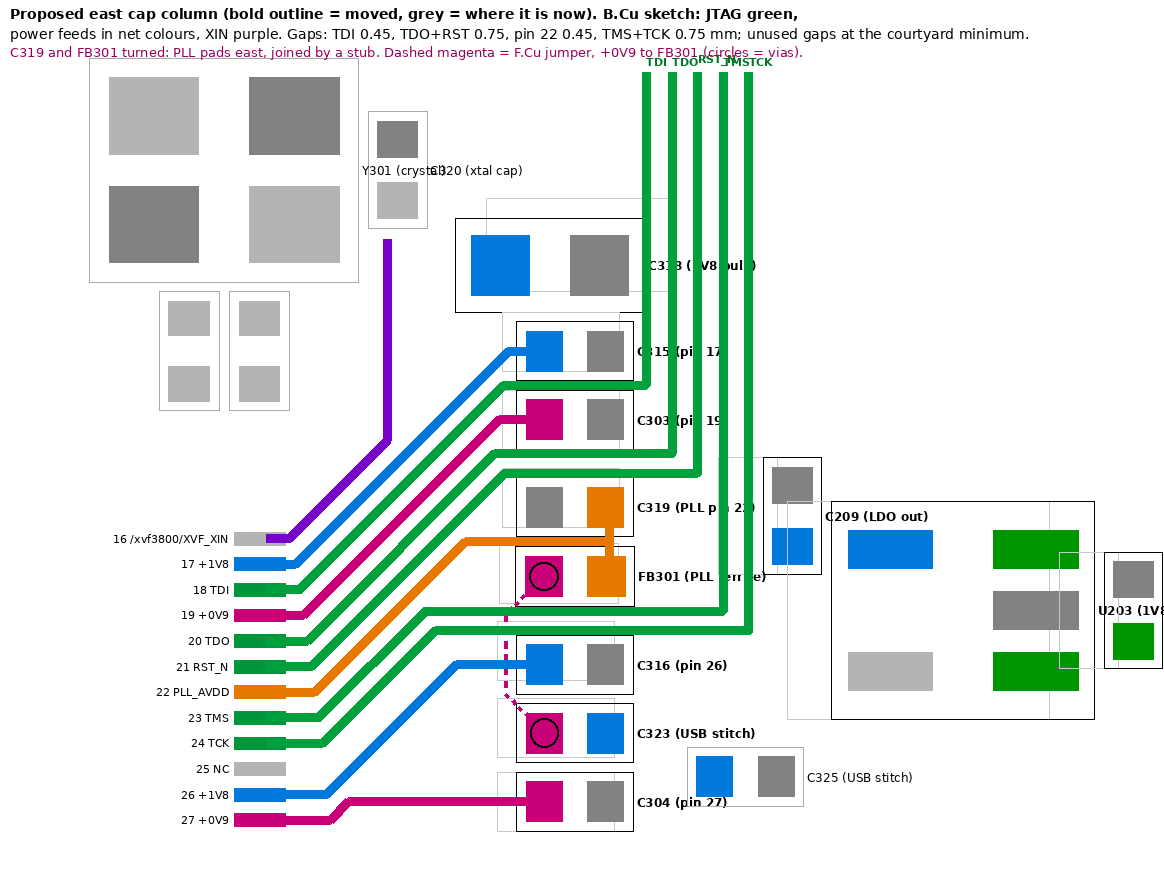

The Python source for this figure:
"""Proposed east-cap-column positions (uneven gaps) for the JTAG escape, 2026-11-20. Dry run only.
Second version: FB301 (PLL ferrite) sits in the column under C319, as the user placed it. Both are
turned so their PLL_AVDD pads face east and meet on a short stub; pin 22's feed enters through the
gap between them. FB301's +0V9 pad (west) gets a via and an F.Cu jumper under the module to C323's
+0V9 pad (the F.Cu east of x 155 is blocked by the ESP32 module's east pad row).
The script
reads the board, moves copies of the pads, sketches the JTAG lines and power feeds on B.Cu as 45-degree
jog routes and measures the copper clearances. Writes column_proposal.png beside this script."""
import math
import sys
sys.path.insert(0, "tools")
from place_tidy import BOARD, Part
from sexpr import parse, children
from PIL import Image, ImageDraw, ImageFont

OUT = "verification/jtag-proposal-2026-11-20/column_proposal.png"
W = 0.15                      # track width
COLX = 154.6868               # column x as the user left it
# proposed centre per part: (x, y). Column: C304 fixed at pin 27; 1.07 pitch where nothing passes,
# 1.52 for two lines (0.9 pad gap = 3 x 0.2 clearance + 2 x 0.15), 1.17 for one line (0.55 gap).

# (x, y, rotation), stacked up from C304 (fixed level with pin 27, just north of the USB pair).
# Pad gaps: 0.45 where one line passes, 0.75 for two (0.15 clearance, the Default rule), courtyard
# minimum (0.15) where nothing passes. The column moves DX east so the steepest fan line (pin 17,
# rising ~3.5 mm) fits at 45 degrees; FB301's via-in-pad then still clears the module's F.Cu pad row.
DX = 0.30
CX = COLX + DX
PADH = {"C": 0.62, "FB": 0.64}             # pad heights (0402 cap, 0402 ferrite)
STACK = [("C304", None), ("C323", 0.45), ("C316", 0.45), ("FB301", 0.75), ("C319", 0.45),
         ("C303", 0.75), ("C315", 0.45)]    # (part, pad gap to the part below it)
NEW, y, h_prev = {}, 99.9904, PADH["C"]
for ref, g in STACK:
    h = PADH["FB" if ref.startswith("FB") else "C"]
    if g is not None:
        y -= h_prev / 2 + g + h / 2
    NEW[ref] = (CX, round(y, 4), {"C319": 180}.get(ref, 0))
    h_prev = h
NEW["C318"] = (max(CX - 0.39, 154.30), round(NEW["C315"][1] - 0.46 - 0.15 - 0.73, 4), 0)
SHIFT = 0.40 + DX                           # LDO group east, out of the JTAG strip
NEW.update({"U203": (160.35 + SHIFT, 97.0, 180), "C208": (163.01 + SHIFT, 97.0, 90),
            "C209": (157.6832 + SHIFT, 95.5268, 90)})
root = parse(open(BOARD).read())
P = {Part(f).ref: Part(f) for f in children(root, "footprint")}


def moved(ref, pts):
    """Points of a part moved to its NEW pose (a 180-degree turn mirrors them through the centre)."""
    if ref not in NEW:
        return pts
    ax, ay, ar = P[ref].at
    nx, ny, nr = NEW[ref]
    flip = round((nr - ar) % 360) == 180
    return [(nx - (a - ax), ny - (b - ay)) if flip else (nx + a - ax, ny + b - ay) for a, b in pts]


def pads(ref):
    out = []
    for pd, poly in zip(children(P[ref].node, "pad"), P[ref].pads()):
        net = [c for c in pd if isinstance(c, list) and c and c[0] == "net"]
        poly = moved(ref, poly)
        xs, ys = [a for a, _ in poly], [b for _, b in poly]
        out.append((str(pd[1]), (min(xs), min(ys), max(xs), max(ys)), str(net[0][-1]).strip('"') if net else ""))
    return out


def ctyd(ref):
    b = moved(ref, P[ref].courtyard())
    xs, ys = [a for a, _ in b], [c for _, c in b]
    return min(xs), min(ys), max(xs), max(ys)


pin = {pn: b for pn, b, _ in pads("U301") if pn.isdigit()}
py = lambda n: (pin[n][1] + pin[n][3]) / 2
cy = lambda r: NEW[r][1]
X_PIN = 150.46                # pin outer end
PAD1_W = 153.93 + DX          # column pad 1 west edge
EAST = 155.45 + DX            # column pad 2 east edge


def gap(a, b):                # y range between two column caps' pads
    return max(bb[3] for _, bb, _ in pads(a)), min(bb[1] for _, bb, _ in pads(b))


g_tdi, g_2a, g_2b = gap("C315", "C303"), gap("C303", "C319"), gap("FB301", "C316")
mid = lambda g: (g[0] + g[1]) / 2
# exit rows through the gaps (track centres), lanes going north east of the column (0.4 pitch)
ROW = {"18": mid(g_tdi), "20": mid(g_2a) - 0.15, "21": mid(g_2a) + 0.15,
       "23": mid(g_2b) - 0.15, "24": mid(g_2b) + 0.15}
LANE = {k: v + DX for k, v in {"18": 155.80, "20": 156.20, "21": 156.60, "23": 157.00, "24": 157.40}.items()}
NAME = {"18": "TDI", "20": "TDO", "21": "RST_N", "23": "TMS", "24": "TCK"}
POWER = {"17": "C315", "19": "C303", "22": "C319", "26": "C316", "27": "C304"}
STUB_X = 155.22 + DX  # PLL_AVDD stub joining the east pads of C319 and FB301


def fan(y0, y1, xs):
    """East from the pin at y0, 45-degree jog north starting at x xs, then east at y1."""
    return [(X_PIN - 0.3, y0), (xs, y0), (xs + (y0 - y1), y1)]


# jog starts staggered so the parallel diagonals keep their spacing; the pin with the most rise jogs first
order = ["17", "18", "19", "20", "21", "22", "23", "24", "26", "27"]
target = {**{p: cy(c) for p, c in POWER.items()}, **ROW, "22": mid(gap("C319", "FB301"))}
tracks = []
xs = 150.62
for p in order:
    y0, y1 = py(p), target[p]
    pts = fan(y0, y1, xs)
    if p == "22":
        pts.append((STUB_X, y1))
    elif p in POWER:
        pts.append((PAD1_W + 0.28, y1))
    else:
        pts += [(LANE[p], y1), (LANE[p], 88.6)]
    tracks.append((p, pts))
    xs += 0.06                # each next pin starts its jog a little further east
# XIN: pin 16 north-west of the whole fan, up to the crystal pad 1
xin = [(X_PIN - 0.3, py("16")), (150.52, py("16")), (152.05, py("16") - 1.53), (152.05, 91.2)]
tracks.insert(0, ("16", xin))
pll = [b for r in ("C319", "FB301") for pn, b, n in pads(r) if n == "PLL_AVDD"]
tracks.append(("22s", [(STUB_X, (pll[0][1] + pll[0][3]) / 2), (STUB_X, (pll[1][1] + pll[1][3]) / 2)]))
# FB301 +0V9 jumper on F.Cu: via in FB301's west pad, dodge C316's +1V8 via-in-pad to the west,
# via in C323's +0V9 pad
fbv = [((b[0] + b[2]) / 2, (b[1] + b[3]) / 2) for pn, b, n in pads("FB301") if n == "+0V9"][0]
c23 = [((b[0] + b[2]) / 2, (b[1] + b[3]) / 2) for pn, b, n in pads("C323") if n == "+0V9"][0]
JX = 153.6 + DX
JUMP = [fbv, (JX, fbv[1] + (fbv[0] - JX)), (JX, c23[1] - (c23[0] - JX)), c23]


def seg_box(a, b, bx):        # distance from segment ab to an axis-aligned box
    best = 9.0
    for t in [i / 60 for i in range(61)]:
        x, y = a[0] + (b[0] - a[0]) * t, a[1] + (b[1] - a[1]) * t
        dx = max(bx[0] - x, 0, x - bx[2]); dy = max(bx[1] - y, 0, y - bx[3])
        best = min(best, math.hypot(dx, dy))
    return best


def seg_seg(a, b, c, d):
    best = 9.0
    for t in [i / 60 for i in range(61)]:
        x, y = a[0] + (b[0] - a[0]) * t, a[1] + (b[1] - a[1]) * t
        for u in [i / 60 for i in range(61)]:
            X, Y = c[0] + (d[0] - c[0]) * u, c[1] + (d[1] - c[1]) * u
            best = min(best, math.hypot(x - X, y - Y))
    return best


REFS = ["C318", "C315", "C303", "C319", "C316", "C323", "C304", "C209", "FB301", "U203", "C320", "Y301",
        "R301", "R302", "C325"]
netof = {"16": "/xvf3800/XVF_XIN", "17": "+1V8", "19": "+0V9", "22": "PLL_AVDD", "22s": "PLL_AVDD", "26": "+1V8", "27": "+0V9"}
worst = []
for p, pts in tracks:
    for a, b in zip(pts, pts[1:]):
        for r in REFS:
            for pn, bx, net in pads(r):
                if net == netof.get(p, "?"):
                    continue
                if p == "16" and r in ("Y301", "C320") and net == netof["16"]:
                    continue
                worst.append((seg_box(a, b, bx) - W / 2, f"{NAME.get(p, 'pin ' + p)} - {r}.{pn}"))
        for q, qts in tracks:
            if q <= p or {p, q} == {"22", "22s"}:
                continue
            for c, d in zip(qts, qts[1:]):
                worst.append((seg_seg(a, b, c, d) - W, f"{NAME.get(p, 'pin ' + p)} - {NAME.get(q, 'pin ' + q)}"))
worst.sort()
print("closest copper gaps (mm):")
for v, what in worst[:8]:
    print(f"  {v:.3f}  {what}")
# courtyard gaps between moved parts and their neighbours
print("courtyard gaps:")
for a, b in [("C318", "C315"), ("C318", "C320"), ("C318", "Y301"), ("C315", "C303"), ("C303", "C319"),
             ("C319", "FB301"), ("FB301", "C316"), ("C316", "C323"), ("C323", "C304"),
             ("U203", "C208"), ("U203", "C209"), ("U203", "C325")]:
    A, B = ctyd(a), ctyd(b)
    gx = max(B[0] - A[2], A[0] - B[2]); gy = max(B[1] - A[3], A[1] - B[3])
    print(f"  {a}/{b}: {max(gx, gy):.2f}")
print("gaps:", {k: round(v[1] - v[0], 2) for k, v in (("TDI", g_tdi), ("TDO+RST", g_2a), ("TMS+TCK", g_2b),
                                                       ("pin 22", gap("C319", "FB301")))})
print("positions:", NEW)
print("jumper:", [tuple(round(c, 2) for c in q) for q in JUMP])
for vx, vy in (fbv, c23):        # through vias must clear the module's F.Cu east pad row (x >= 155.16)
    print(f"  via at ({vx:.2f}, {vy:.2f}): {155.16 - (vx + 0.225):.2f} mm from the module pad row")

# ---------------------------------------------------------------- drawing
X0, Y0, X1, Y1, S = 146.0, 88.4, 164.2, 101.2, 64
img = Image.new("RGB", (int((X1 - X0) * S), int((Y1 - Y0) * S) + 60), "white")
d = ImageDraw.Draw(img)
T = lambda x, y: ((x - X0) * S, (y - Y0) * S + 60)
F = lambda s, b=False: ImageFont.truetype("/usr/share/fonts/truetype/dejavu/DejaVuSans%s.ttf" % ("-Bold" if b else ""), s)
COL = {"+0V9": (200, 0, 120), "+1V8": (0, 120, 220), "GND": (130, 130, 130), "PLL_AVDD": (230, 120, 0),
       "+3V3": (0, 150, 0)}
HINT = {"C318": "1V8 bulk", "C315": "pin 17", "C303": "pin 19", "C319": "PLL pin 22", "C316": "pin 26",
        "C323": "USB stitch", "C304": "pin 27", "FB301": "PLL ferrite", "C209": "LDO out", "U203": "1V8 LDO",
        "C208": "LDO in", "C325": "USB stitch", "C320": "xtal cap", "Y301": "crystal", "R301": "", "R302": ""}
for r in HINT:
    mv = r in NEW
    if mv:   # old outline, dashed grey
        b = P[r].courtyard(); xs_, ys_ = [a for a, _ in b], [c for _, c in b]
        d.rectangle([T(min(xs_), min(ys_)), T(max(xs_), max(ys_))], outline=(200, 200, 200))
    for pn, bx, net in pads(r):
        d.rectangle([T(bx[0], bx[1]), T(bx[2], bx[3])], fill=COL.get(net, (180, 180, 180)))
    c = ctyd(r)
    d.rectangle([T(*c[:2]), T(*c[2:])], outline=(0, 0, 0) if mv else (170, 170, 170))
    if HINT[r]:
        d.text(T(c[2] + 0.05, (c[1] + c[3]) / 2), f"{r} ({HINT[r]})", font=F(12, mv), fill="black", anchor="lm")
for pn, bx in pin.items():
    if 16 <= int(pn) <= 27:
        net = netof.get(pn)
        d.rectangle([T(bx[0], bx[1]), T(bx[2], bx[3])], fill=COL.get(net, (0, 150, 60) if pn in NAME else (180, 180, 180)))
        d.text(T(bx[0] - 0.08, (bx[1] + bx[3]) / 2), f"{pn} {NAME.get(pn, netof.get(pn, 'NC' if pn == '25' else 'XIN'))}",
               font=F(11), fill="black", anchor="rm")
for i in range(len(JUMP) - 1):      # F.Cu jumper, dashed
    (ax_, ay_), (bx_, by_) = JUMP[i], JUMP[i + 1]
    n = 12
    for k in range(0, n, 2):
        d.line([T(ax_ + (bx_ - ax_) * k / n, ay_ + (by_ - ay_) * k / n),
                T(ax_ + (bx_ - ax_) * (k + 1) / n, ay_ + (by_ - ay_) * (k + 1) / n)], fill=(200, 0, 120), width=4)
for vx, vy in (fbv, c23):
    d.ellipse([T(vx - 0.225, vy - 0.225), T(vx + 0.225, vy + 0.225)], outline="black", width=2)
for p, pts in tracks:
    c = (0, 160, 60) if p in NAME else COL.get(netof.get(p), (120, 0, 200))
    d.line([T(*q) for q in pts], fill=c, width=max(2, int(W * S)), joint="curve")
    if p in NAME:
        d.text(T(pts[-1][0], pts[-1][1] - 0.1), NAME[p], font=F(11, True), fill=(0, 120, 40), anchor="lb")
for lab, g in (("0.55", g_tdi), ("0.90", g_2a), ("0.90", g_2b)):
    d.text(T(PAD1_W - 0.05, mid(g)), "", font=F(10), fill="black")
d.text((10, 6), "Proposed east cap column (bold outline = moved, grey = where it is now). B.Cu sketch: JTAG green,",
       font=F(14, True), fill="black")
d.text((10, 26), "power feeds in net colours, XIN purple. Gaps: TDI 0.45, TDO+RST 0.75, pin 22 0.45, TMS+TCK 0.75 mm;"
       " unused gaps at the courtyard minimum.", font=F(14), fill="black")
d.text((10, 44), "C319 and FB301 turned: PLL pads east, joined by a stub. Dashed magenta = F.Cu jumper, +0V9 to FB301"
       " (circles = vias).", font=F(13), fill=(150, 0, 90))
img.save(OUT)
print("wrote", OUT)
